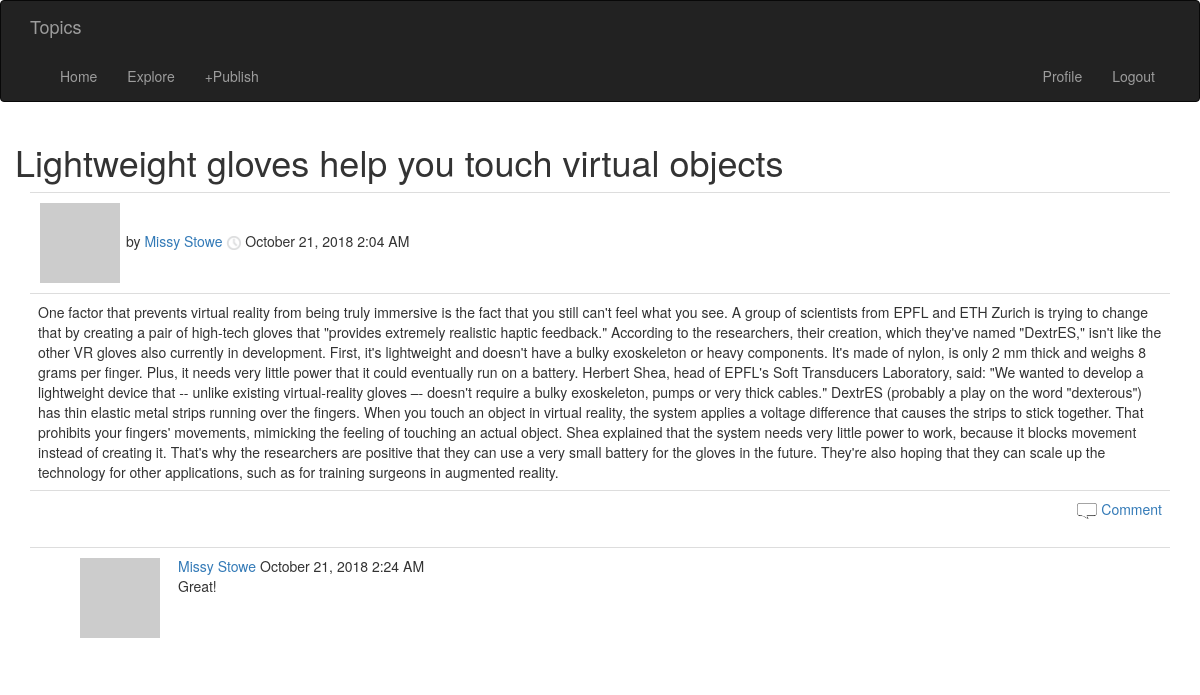
Page /post/2 (signed in) on the earlier database version.
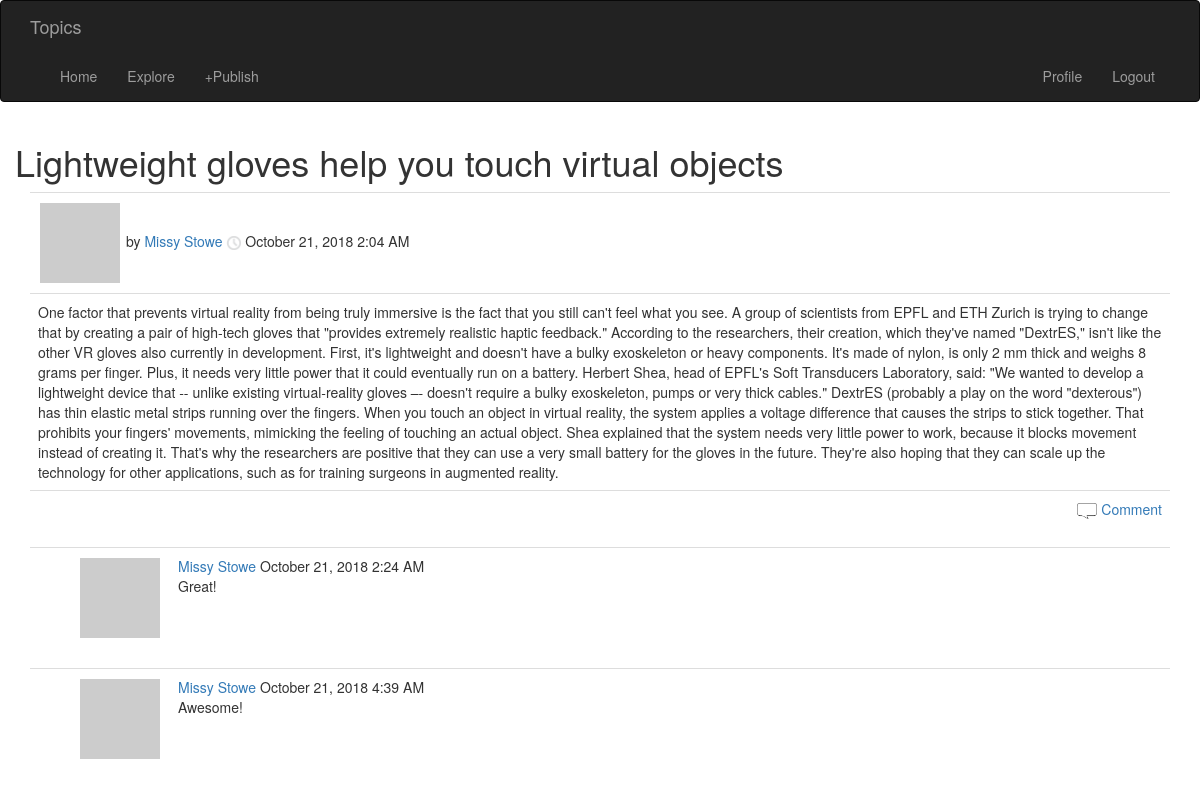
Same page on the later database version.
### app/models.py (models this page shows, shortened)
class Post(db.Model):
    id = db.Column(db.Integer, primary_key=True)
    title = db.Column(db.String(500))
    body = db.Column(db.String(50000))
    timestamp = db.Column(db.DateTime, index=True, default=datetime.utcnow)
    user_id = db.Column(db.Integer, db.ForeignKey('user.id'))
    comments = db.relationship('Comment', backref='post', lazy='dynamic')

class User(UserMixin, db.Model):
    id = db.Column(db.Integer, primary_key=True)
    username = db.Column(db.String(64), index=True, unique=True)
    email = db.Column(db.String(120), index=True, unique=True)
    password_hash = db.Column(db.String(128))
    posts = db.relationship('Post', backref='author', lazy='dynamic')
    comments = db.relationship('Comment', backref='author', lazy='dynamic')
    about_me = db.Column(db.String(140))
    last_seen = db.Column(db.DateTime, default=datetime.utcnow)
    followed = db.relationship(
        'User',
        secondary=followers,
        primaryjoin=(followers.c.follower_id == id),
        secondaryjoin=(followers.c.followed_id == id),
        backref=db.backref('followers', lazy='dynamic'),
        lazy='dynamic')
    def avatar(self, size):
        digest = md5(self.email.lower().encode('utf-8')).hexdigest()
        return 'https://www.gravatar.com/avatar/{}?d=identicon&s={}'.format(
            digest, size)

class Comment(db.Model):
    id = db.Column(db.Integer, primary_key=True)
    body = db.Column(db.String(140))
    timestamp = db.Column(db.DateTime, index=True, default=datetime.utcnow)
    user_id = db.Column(db.Integer, db.ForeignKey('user.id'))
    post_id = db.Column(db.Integer, db.ForeignKey('post.id'))

### app/routes.py (the view, shortened to what this page needs)
@app.route('/post/<id>', methods=['GET', 'POST'])
@login_required
def post(id):
    post = Post.query.filter_by(id=id).first()
    form = CommentForm()
    return render_template("post.html", title='Post', post=post, form=form)

### app/models.py (called while the page is built)
@login.user_loader
def load_user(id):
    return User.query.get(int(id))

### app/routes.py (called while the page is built)
@app.before_request
def before_request():
    if current_user.is_authenticated:
        current_user.last_seen = datetime.utcnow()
        db.session.commit()

### app/templates/post.html (shortened to what this page needs)
{% extends "base.html" %} {% import 'bootstrap/wtf.html' as wtf %} {% block app_content %}
<table class="table table-hover">
    <div class="row">
        <h1>
            {{post.title}}
        </h1>
        <tr>
            <td>
                <img style="margin:2px !important;" src="{{ post.author.avatar(30) }}" />
                by
                <a href="{{ url_for('user', username=post.author.username) }}">
                    {{ post.author.username }}</a>
                <img width="15px" src="/static/images/clock.png"> {{moment(post.timestamp).format('LLL') }}</td>
        </tr>
        <tr>
            <td>
                <body.lead>
                    {{ post.body }}
                </body.lead>
            </td>
        </tr>
        <tr>
            <td align="right">
                <a href="#" onclick="toggle_visibility('addComment');">
                    <img width="20px" src="/static/images/comment.png"> Comment
                </a>
            </td>
        </tr>
        <tr>
            {% for comment in post.comments %} {% include '_comment.html' %} {% endfor %}
        </tr>
    </div>
</table>
{% endblock %}

### app/templates/base.html (shortened to what this page needs)
{% extends 'bootstrap/base.html' %}  {% block navbar %}
<link rel=" stylesheet " href="{{ url_for( 'static', filename='css/style.css' ) }} ">
<nav class="navbar navbar-inverse">
    <div class="container">
        <div class="navbar-header">
            <a class="navbar-brand" href="{{ url_for('index') }}">Topics</a>
        </div>
        <div class="collapse navbar-collapse" id="bs-example-navbar-collapse-1">
            <ul class="nav navbar-nav">
                <li>
                    <a href="{{ url_for('index') }}">Home</a>
                </li>
                <li>
                    <a href="{{ url_for('explore') }}">Explore</a>
                </li>
                <li>
                    <a href="{{ url_for('publish') }}">+Publish</a>
                </li>
            </ul>
            <ul class="nav navbar-nav navbar-right">
                {% if current_user.is_anonymous %}
                <li>
                    <a href="{{ url_for('login') }}">Login</a>
                </li>
                {% else %}
                <li>
                    <a href="{{ url_for('user', username=current_user.username) }}">Profile</a>
                </li>
                <li>
                    <a href="{{ url_for('logout') }}">Logout</a>
                </li>
                {% endif %}
            </ul>
        </div>
    </div>
</nav>
{% endblock %} {% block content %}
<div class="container">
      {% block app_content
    %}{% endblock %}
</div>
{% block scripts %} {{ super() }} {{ moment.include_moment() }} {% endblock %} {% endblock %}

### app/templates/_comment.html
<table class="table table-hover ">
    <tr>
        <td width="10px">
            <a class="comments" href="{{ url_for('user', username=comment.author.username) }}">
                <img style="margin:2px !important;" src="{{ comment.author.avatar(30) }}" />
            </a>
        </td>
        <td>
            <a href="{{ url_for('user', username=comment.author.username) }}">
                {{ comment.author.username }}
            </a>
            {{moment(comment.timestamp).format('LLL') }}
            <br> {{ comment.body }}
        </td>
    </tr>
</table>

### app/static/css/style.css (style rules this page uses)
.container { display: flex !important; flex-flow: column !important; height: auto !important; }
.comments { margin-left: 40px; display: block; }

Differences in the rows shown:
added Comment: author.username "Missy Stowe", timestamp "October 21, 2018 4:39 AM", body "Awesome!"
